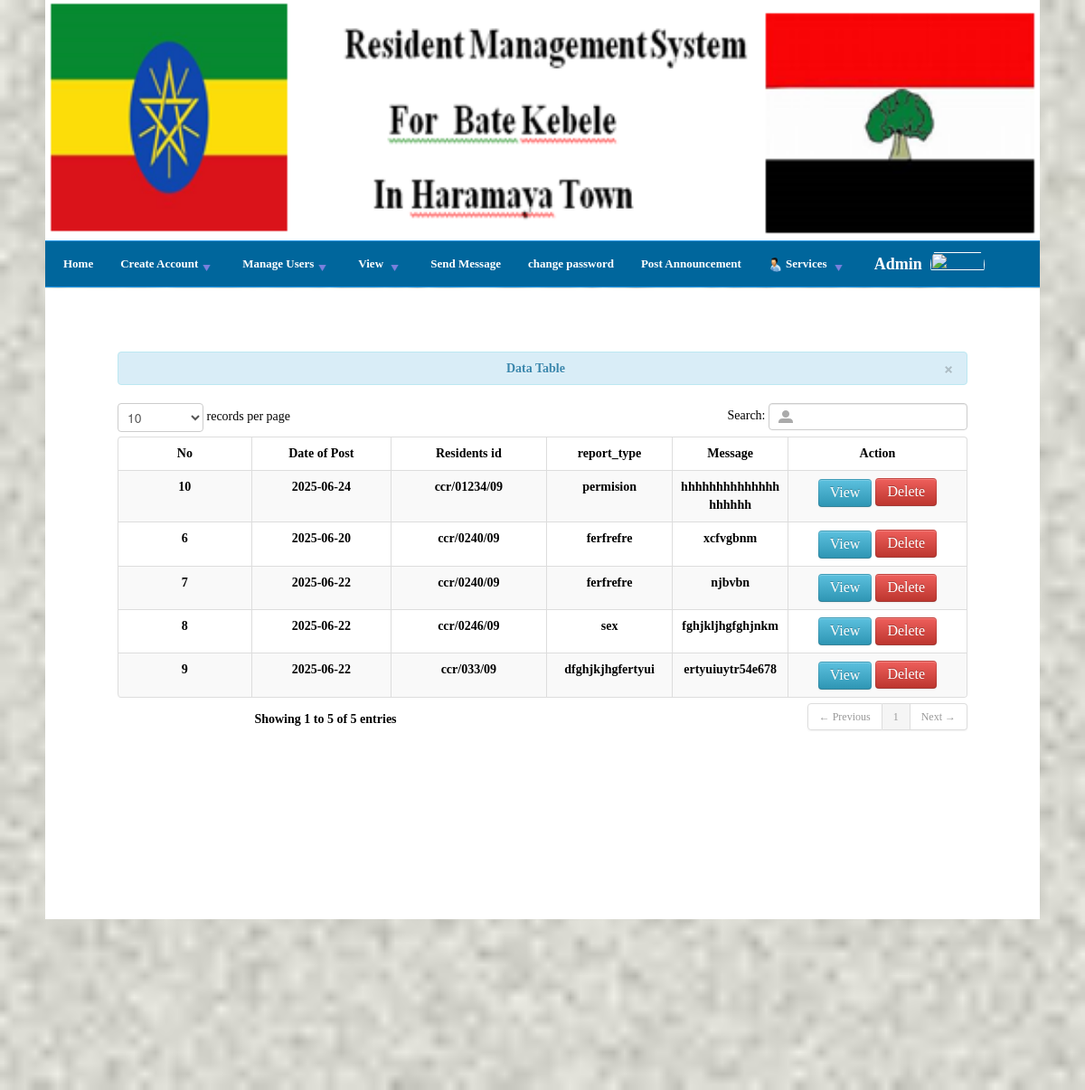
The page /comreport.php (signed in) on the database its author committed.
### tables this page shows
CREATE TABLE IF NOT EXISTS `report` (
  `no` int(11) NOT NULL,
  `Residents_id` varchar(33) NOT NULL,
  `fname` varchar(20) NOT NULL,
  `lname` varchar(20) NOT NULL,
  `report_type` varchar(20) NOT NULL,
  `report` varchar(20) NOT NULL,
  `message_date` date NOT NULL
);

### comreport.php (the view, shortened to what this page needs)
<?php include('db.php'); ?>
<?php include('header1.php'); ?>
<html xmlns="http://www.w3.org/1999/xhtml">
<head> <link href="tooplate_style.css" rel="stylesheet" type="text/css" />
<link rel="stylesheet" type="text/css" href="engine1/style.css" />
</head>
<body><center>
<img src="images/lo.PNG"height="100" width="1100"/>
<div id="tooplate_menu" class="menu1">
	<table border="0" bgcolor="" width="160" align="left">
        <ul>
                          <li class="active"><a href="index1.php">Home</a></li>
<li class="active"><a href="#">Create Account<img src="images/down.png"></a>
                            </li>
	 <li>
                  <a href="#.php">Manage Users<img src="images/down.png"></a>
	 </li>
						 <li>
                  <a href="#.php">View <img src="images/down.png"></a>
<li class="active"><a href="smcl.php">Send Message</a></li>
                            </li>
							 <li class="active"><a href="change_password.php">change password</a></li>
<li><a href="posts.php">Post Announcement</a></li>
			 <li><a href="#.php">
<img src="images/service.png"> Services <img src="images/down.png"></a>
			</li>
<li><a href=""><font color="white" size="4" face="elephant"><b><?php echo ucfirst($_SESSION['username']); ?>
&nbsp; <img src="images/admin.jpg" width="60" height="33" class="img-circle profile_img" ></a>
</li>
</ul>				</table>
			 </div>
 <div id="tooplate_main" class="shadow">
    <div class="row-fluid">
        <div class="span12">
            <div class="container">
                        <table cellpadding="0" cellspacing="0" border="0" class="table table-striped table-bordered" id="example">
                            <div class="alert alert-info">
                                <button type="button" class="close" data-dismiss="alert">&times;</button>
                                <strong><i class="icon-user icon-large"></i>&nbsp;Data Table</strong>
                            </div>
                            <thead>
                                <tr>
						               <th style="text-align:center;">No</th>
						               <th style="text-align:center;">Date of Post</th>
									<th style="text-align:center;" >Residents id</th>
									<th style="text-align:center;">report_type</th>
									<th style="text-align:center;">Message</th>
									<th style="text-align:center;">Action</th>
                 </tr>
                            </thead>
                            <tbody>
								<?php
								$result= mysqli_query($con,"select * from report no" ) or die (mysqli_error($con));
								while ($row= mysqli_fetch_array ($result) ){
								$id=$row['no'];
								?>
								<tr>
								<td style="text-align:center; word-break:break-all; width:300px;"> <?php echo $row ['no']; ?></td>								<td style="text-align:center; word-break:break-all; width:300px;"> <?php echo $row ['message_date']; ?></td>						<td style="text-align:center; word-break:break-all; width:300px;"> <?php echo $row ['Residents_id']; ?></td>
								<td style="text-align:center; word-break:break-all; width:200px;"> <?php echo $row ['report_type']; ?></td>
								<td style="text-align:center; word-break:break-all; width:200px;"> <?php echo $row ['report']; ?></td>
								<td style="text-align:center; width:350px;">
									<a href="reportsend.php<?php echo '?id='.$id; ?>" class="btn btn-info"><font color="white" size="3">View</a>
									 <a href="#delete<?php echo $id;?>"  data-toggle="modal"  class="btn btn-danger"><font color="white" size="3">Delete </a>
								</td>
								</div>
								</tr>
								<?php } ?>
<br><br><br><br><br><br><br><br><br><br><br><br><br><br><br><br>
                             <div id="tooplate_footer_wrapper">
        <div id="tooplate_copyright">
<a href="http://www.google.com" target="_blank"><img src="images/google-map.png" title="Google" width="30" height="25"></a>
		<a href="http://youtube.com"><img src="images/youtube.png" id="youtube" width="30"></a>
		<a href="http://facebook.com"><img src="images/facebook.png" id="facebook" width="40"></a>
		<a href="http://tweeter.com"><img src="images/tweeter.png" id="tweeter"></a><b><font face="Elephant" color="white"size="3">Copyright &copy; Bate  Kebele Resident Management System  2017/2025  </font></b>
		</div>
	</div>
</body></center>
</html>

### tooplate_style.css (style rules this page uses)
body { margin-top: 10; padding: 0; color: #99FFFF; font-family: Georgia, "Times New Roman", Times, serif; font-size: 15px; line-height: 1.7em; background-color:#FFFFFF; text-align:justify; text-justify:inter-word; }
a, a:link, a:visited { color: #6eb5ff; font-weight: normal; text-decoration: underline; font-size: 12px; }
img { border: url(images/stars.gif); }
#tooplate_menu { clear: both; width: 1100px; height: 50px; background-color: #00669C; border-top: 1px solid #1296E9; border-bottom: 1px solid #1296E9; }
#tooplate_menu ul { margin: 0; padding: 0; list-style: none; }
#tooplate_menu ul li { padding: 0; margin: 0; display: inline; }
#tooplate_menu ul li a { float: left; display: block; margin-left: 10px; padding-left: 10px; padding-right: 10px; line-height: 50px; position: relative; font-size: 13px; color: #fff; text-align: center; text-decoration: none; font-family: Cambria, "Hoefler Text", "Liberation Serif", Times, "Times New Roman", serif; font-weight: 700; outline: none; }
#tooplate_main { clear: both; width: 1060px; color:black; font-family:cambria; font-size:14px; padding: 20px; background-color: white; background-image:url(images/b.png) top center no-repeat; }
#tooplate_footer_wrapper { clear: both; color:black; width: 1100px; padding-top:3px; margin-top: 3px; border-bottom-right-radius: 200px; border-bottom-left-radius: 200px; background-color:#0066AA; }
#tooplate_copyright a { float: left; margin-left:30px; }
#tooplate_copyright { clear: both; width: 960px; height: 35px; padding: 15px 0 0; text-align: center; }
#tooplate_menu li { float:left; }

### style.css (style rules this page uses)
body { color: #fff; font: 87.5%/1.5em 'Open Sans', sans-serif; background:url(img/stars.gif)no-repeat center center fixed; -webkit-background-size: cover; -moz-background-size: cover; -o-background-size: cover; background-size: cover; }

### comreport.php (style rules this page uses)
body { background-color: #FFFFFF; background-image:url(images/bg-body.jpg); color: #000000; font-family: Arial; font-size: 13px; margin: 0; text-align: center; }
a:link { text-decoration: none; }

### rows shown on the page
report: no "6", message_date "2025-06-20", Residents "ccr/0240/09", report_type "ferfrefre", report "xcfvgbnm"
report: no "7", message_date "2025-06-22", Residents "ccr/0240/09", report_type "ferfrefre", report "njbvbn"
report: no "8", message_date "2025-06-22", Residents "ccr/0246/09", report_type "sex", report "fghjkljhgfghjnkm"
report: no "9", message_date "2025-06-22", Residents "ccr/033/09", report_type "dfghjkjhgfertyui", report "ertyuiuytr54e678"
report: no "10", message_date "2025-06-24", Residents "ccr/01234/09", report_type "permision", report "hhhhhhhhhhhhhhhhhhhh"

### other values the page prints
$_SESSION['username'] "Admin"
